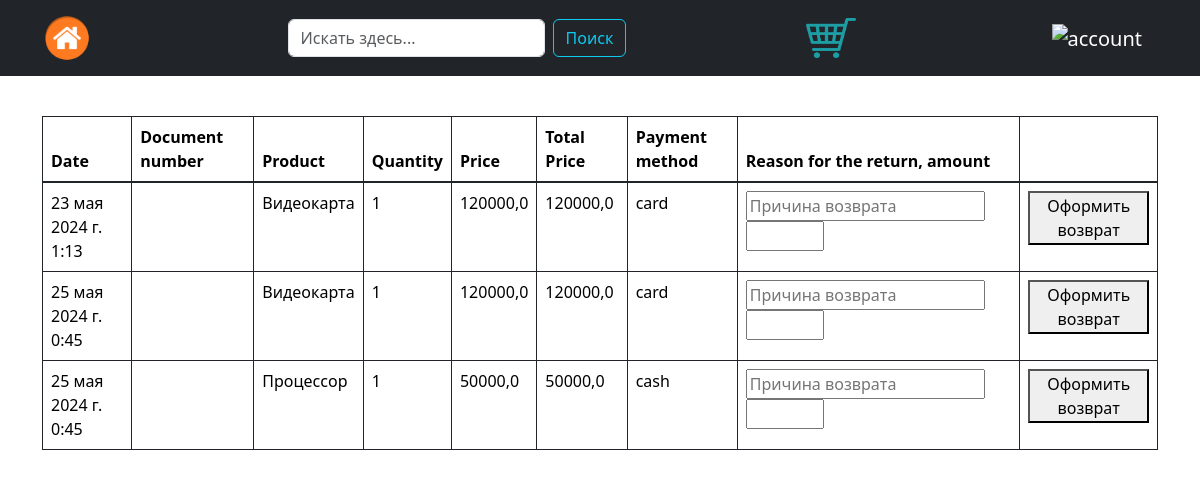
The app's page /orders_detail/ (signed in), older data.
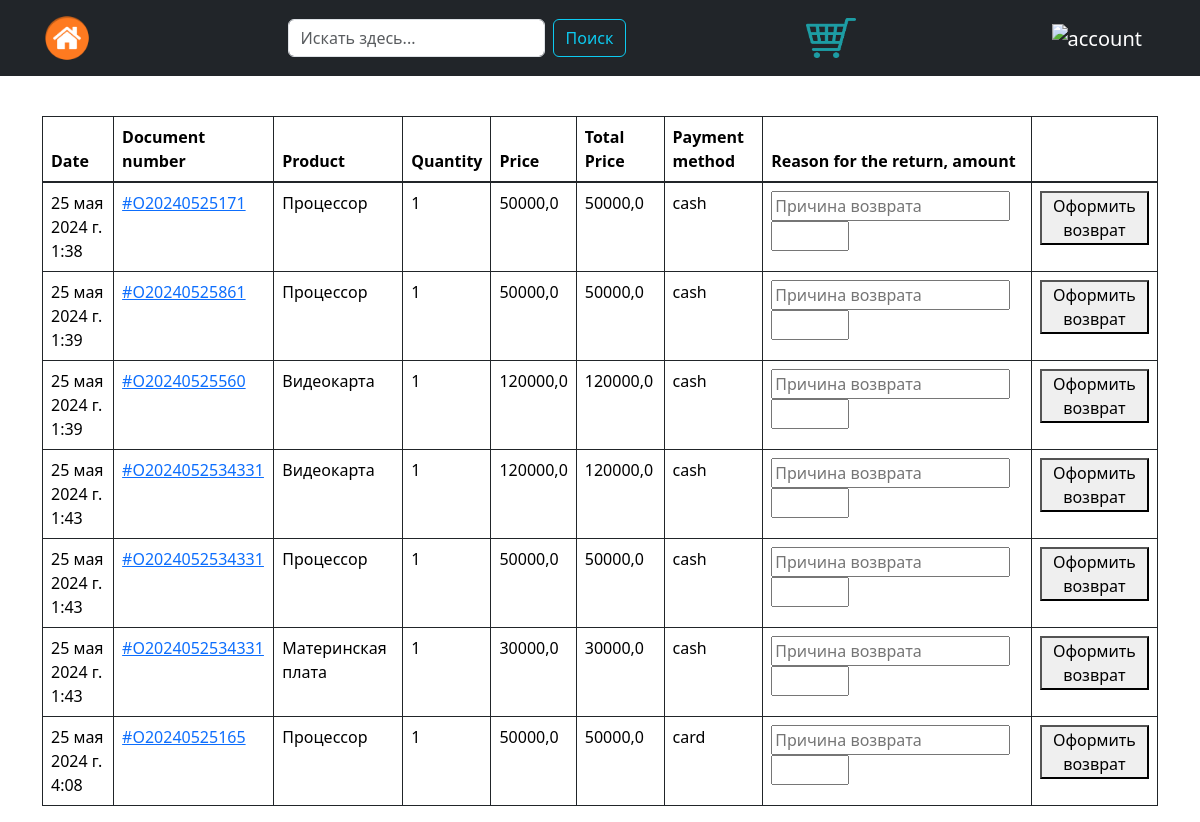
The same page, newer data.
### main/models.py (models this page shows, shortened)
class Order(models.Model):
    user = models.ForeignKey(User, on_delete=models.CASCADE)
    product = models.CharField(max_length=255)
    quantity = models.IntegerField(default=1)
    price = models.FloatField('Стоимость товара', default=1)
    date_time = models.DateTimeField()
    payment_method = models.CharField(max_length=100)
    document_number = models.CharField(max_length=255)
    class Meta:
        verbose_name = 'Order'
        verbose_name_plural = 'Orders'
    def total_price(self):
        return self.price * self.quantity

### main/views.py (the view, shortened to what this page needs)
# urls.py: path('orders_detail/', views.orders_detail, name="orders_detail"),
@login_required()
def orders_detail(request):
    context = {
        'order_items': '',
        'error': 0,
    }
    user = request.user
    orders = Order.objects.filter(user_id=user.id).order_by('date_time')
    context['order_items'] = orders
    return render(request, "orders/orders_detail.html", context)

### main/templates/orders/orders_detail.html (shortened to what this page needs)
{% extends 'main/layout.html' %}
{% load static %}
{% block head %}
    <link rel="stylesheet" type="text/css" href="https://cdn.datatables.net/2.0.5/css/dataTables.dataTables.css"/>
{% endblock %}
{% block content %}
{% if error == 0  %}
    <div class="container-lg" style="margin-top: 40px;">
    {% if order_items %}
        <table class="table table-bordered border-dark">
            <thead>
                <tr>
                    <th>Date</th>
                    <th>Document number</th>
                    <th>Product</th>
                    <th>Quantity</th>
                    <th>Price</th>
                    <th>Total Price</th>
                    <th>Payment method</th>
                    <th>Reason for the return, amount</th>
                    <th></th>
                </tr>
            </thead>
            <tbody class="table-group-divider">
                {% for item in order_items %}
                    <tr>
                        <td>{{ item.date_time }}</td>
                        <td><a href="{% url 'main:order' item.document_number %}">{{ item.document_number }}</a></td>
                        <td>{{ item.product }}</td>
                        <td>{{ item.quantity }}</td>
                        <td>{{ item.price }}</td>
                        <td>{{ item.total_price }}</td>
                        <td>{{ item.payment_method }}</td>
                        <form method="post">
                            <td><input type="text" name="reason" placeholder="Причина возврата" required>
                                <input type="number" min="1" max="{{item.quantity}}" name="quantity" required></td>
                            <td><button type="submit" value="{{item.product}};{{item.document_number}}" name="return">Оформить возврат</button></td>
                        </form>
                    </tr>
                {% endfor %}
            </tbody>
        </table>
    {% else %}
        <p>Вы еще не совершали покупок</p>
    {% endif %}
{% else %}
        <h1 align="center">Произошла непредвиденная ошибка</h1>
        <h2 align="center">Пожалуйста, обновите страницу</h2>
{% endif %}
{% endblock %}

Row changes from the older to the newer data that the page shows:
removed Order: date_time "23 мая 2024 г. 1:13", product "Видеокарта", quantity "1", price "120000,0", total_price "120000,0", payment_method "card"
removed Order: date_time "25 мая 2024 г. 0:45", product "Видеокарта", quantity "1", price "120000,0", total_price "120000,0", payment_method "card"
removed Order: date_time "25 мая 2024 г. 0:45", product "Процессор", quantity "1", price "50000,0", total_price "50000,0", payment_method "cash"
added Order: date_time "25 мая 2024 г. 1:38", document_number "#O20240525171", product "Процессор", quantity "1", price "50000,0", total_price "50000,0", payment_method "cash"
added Order: date_time "25 мая 2024 г. 1:39", document_number "#O20240525861", product "Процессор", quantity "1", price "50000,0", total_price "50000,0", payment_method "cash"
added Order: date_time "25 мая 2024 г. 1:39", document_number "#O20240525560", product "Видеокарта", quantity "1", price "120000,0", total_price "120000,0", payment_method "cash"
added Order: date_time "25 мая 2024 г. 1:43", document_number "#O2024052534331", product "Видеокарта", quantity "1", price "120000,0", total_price "120000,0", payment_method "cash"
added Order: date_time "25 мая 2024 г. 1:43", document_number "#O2024052534331", product "Процессор", quantity "1", price "50000,0", total_price "50000,0", payment_method "cash"
added Order: date_time "25 мая 2024 г. 1:43", document_number "#O2024052534331", product "Материнская плата", quantity "1", price "30000,0", total_price "30000,0", payment_method "cash"
added Order: date_time "25 мая 2024 г. 4:08", document_number "#O20240525165", product "Процессор", quantity "1", price "50000,0", total_price "50000,0", payment_method "card"
